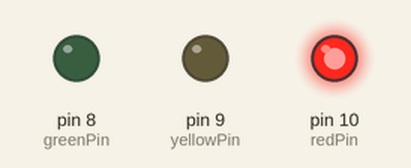
The sketch below on a simulated Arduino Uno, built with avr-gcc and run on an emulated ATmega328P. Parts: output pins drawn as LEDs (lit = HIGH).

Above: at 1.5 s.
At 3.5 s:
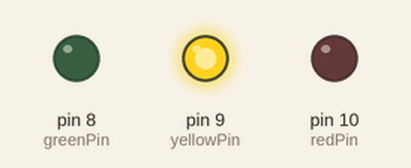
At 5.5 s:
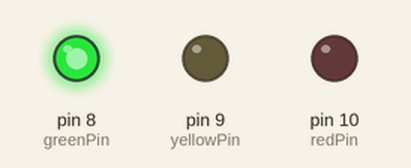
Timing chart, 0 to 9.1 s (numbered marks = the images above):
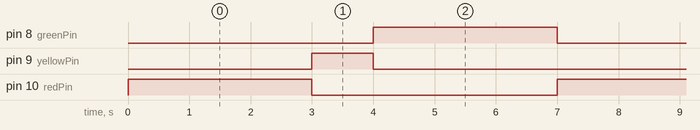

Measured:
- by itself, pin 8 (greenPin), pin 10 (redPin): alternates HIGH for 3.0 s and LOW for 4.0 s
- by itself, pin 9 (yellowPin): alternates HIGH for 1.0 s and LOW for 6.0 s
- by itself, everything shown: repeats every 7.0 s, in 3 steps

The sketch:

sketch.ino
```cpp
const int redPin = 10;
const int yellowPin = 9;
const int greenPin = 8;

void setup() {
  pinMode(redPin, OUTPUT);
  pinMode(yellowPin, OUTPUT);
  pinMode(greenPin, OUTPUT);
}

void loop() {
  digitalWrite(redPin, HIGH);
  digitalWrite(yellowPin, LOW);
  digitalWrite(greenPin, LOW);
  delay(3000);

  digitalWrite(redPin, LOW);
  digitalWrite(yellowPin, HIGH);
  digitalWrite(greenPin, LOW);
  delay(1000);

  digitalWrite(redPin, LOW);
  digitalWrite(yellowPin, LOW);
  digitalWrite(greenPin, HIGH);
  delay(3000);
}
```
